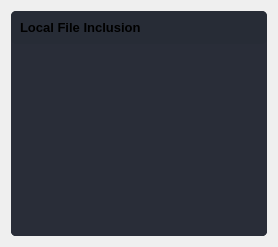
               <widget class="QWidget" name="page_7">
                <layout class="QHBoxLayout" name="horizontalLayout_19">
                 <item>
                  <widget class="QFrame" name="frame_div_content_8">
                   <property name="minimumSize">
                    <size>
                     <width>0</width>
                     <height>0</height>
                    </size>
                   </property>
                   <property name="maximumSize">
                    <size>
                     <width>16777215</width>
                     <height>16777215</height>
                    </size>
                   </property>
                   <property name="styleSheet">
                    <string notr="true">background-color: rgb(41, 45, 56);
border-radius: 5px;
</string>
                   </property>
                   <property name="frameShape">
                    <enum>QFrame::NoFrame</enum>
                   </property>
                   <property name="frameShadow">
                    <enum>QFrame::Raised</enum>
                   </property>
                   <layout class="QVBoxLayout" name="verticalLayout_22">
                    <property name="spacing">
                     <number>0</number>
                    </property>
                    <property name="leftMargin">
                     <number>0</number>
                    </property>
                    <property name="topMargin">
                     <number>0</number>
                    </property>
                    <property name="rightMargin">
                     <number>0</number>
                    </property>
                    <property name="bottomMargin">
                     <number>0</number>
                    </property>
                    <item>
                     <widget class="QFrame" name="frame_title_wid_8">
                      <property name="maximumSize">
                       <size>
                        <width>16777215</width>
                        <height>35</height>
                       </size>
                      </property>
                      <property name="styleSheet">
                       <string notr="true">background-color: rgb(39, 44, 54);</string>
                      </property>
                      <property name="frameShape">
                       <enum>QFrame::StyledPanel</enum>
                      </property>
                      <property name="frameShadow">
                       <enum>QFrame::Raised</enum>
                      </property>
                      <layout class="QVBoxLayout" name="verticalLayout_23">
                       <item>
                        <widget class="QLabel" name="labelBoxBlenderInstalation_8">
                         <property name="font">
                          <font>
                           <family>Segoe UI</family>
                           <pointsize>10</pointsize>
                           <weight>75</weight>
                           <bold>true</bold>
                          </font>
                         </property>
                         <property name="styleSheet">
                          <string notr="true"/>
                         </property>
                         <property name="text">
                          <string>Local File Inclusion</string>
                         </property>
                        </widget>
                       </item>
                      </layout>
                     </widget>
                    </item>
                    <item>
                     <widget class="QFrame" name="frame_content_wid_8">
                      <property name="frameShape">
                       <enum>QFrame::NoFrame</enum>
                      </property>
                      <property name="frameShadow">
                       <enum>QFrame::Raised</enum>
                      </property>
                      <layout class="QHBoxLayout" name="horizontalLayout_18">
                       <property name="leftMargin">
                        <number>0</number>
                       </property>
                       <property name="topMargin">
                        <number>0</number>
                       </property>
                       <property name="rightMargin">
                        <number>0</number>
                       </property>
                       <property name="bottomMargin">
                        <number>0</number>
                       </property>
                       <item>
                        <widget class="QPlainTextEdit" name="plainTextEdit_local_file_inclusion_log">
                         <property name="readOnly">
                          <bool>true</bool>
                         </property>
                        </widget>
                       </item>
                      </layout>
                     </widget>
                    </item>
                   </layout>
                  </widget>
                 </item>
                </layout>
               </widget>
